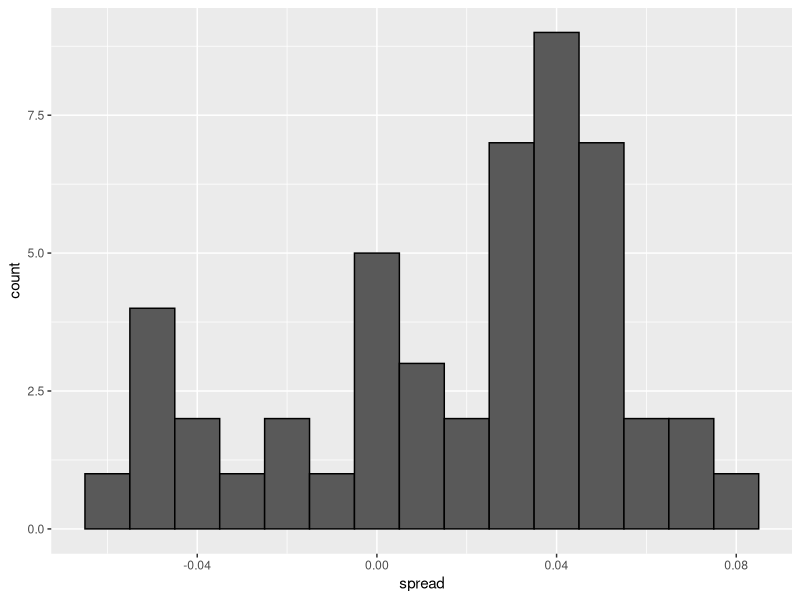

The R script that drew this image:
# poll aggregration is about combining the results of many polls to simulate
# a single poll with large sample size which reduces SE

# Let us first simulate a poll
d <- 0.039 # observed spread value
Ns <- c(1298, 533, 1342, 897, 774, 254, 812, 324, 1291, 1056, 2172, 516)
p <- (d+1)/2

# calculating the confidence interval of spread
ci <- sapply(Ns, function(N){
    X <- sample(c(1,0), N, replace = TRUE, prob = c(p, 1-p))
    X_hat <- mean(X)
    SE_hat <- sqrt(X_hat*(1-X_hat)/N)
    2*c(X_hat, X_hat-2*SE_hat, X_hat+2*SE_hat) -1 # spread of mean of spread
})

# generating polls dataframe
polls <- data.frame(poll = 1:ncol(ci), t(ci), sample_size = Ns)
names(polls) <- c('poll', 'estimate', 'low', 'high', 'sample_size')
polls

# calculating the spread of combined polls

library(dplyr)
d_hat <- polls %>% 
    summarise(avg = sum(estimate*sample_size)/sum(sample_size)) %>% 
    .$avg
d_hat
p_hat <- (d_hat+1)/2
p_hat
moe <- 2*1.96*sqrt(p_hat*(1-p_hat)/sum(polls$sample_size))
round(d_hat*100, 1)
round(moe*100, 1)

# poll data
library(dslabs)
data("polls_us_election_2016")
names(polls_us_election_2016)

# keep only national polls from week before election with a good grade
polls <- polls_us_election_2016 %>% 
    filter(state == 'U.S.' & enddate >= "2016-10-31" & 
               (grade %in% c("A+", "A", "A-", "B+") | is.na(grade)))
head(polls)

# add spread column
polls <- polls %>% 
    mutate(spread = rawpoll_clinton/100 - rawpoll_trump/100)

# compute estimated spread for all polls
d_hat <- polls %>% 
    summarise(d_hat = sum(spread * samplesize)/ sum(samplesize)) %>%
    .$d_hat

# compute margin of error
p_hat <- (d_hat+1)/2
p_hat
moe <- 1.96*2*sqrt(p_hat*(1-p_hat)/sum(polls$samplesize))
moe

# hist of the %>%  spread
library(tidyverse)
polls %>% ggplot(aes(spread)) +
    geom_histogram(color='black', binwidth = 0.01)
